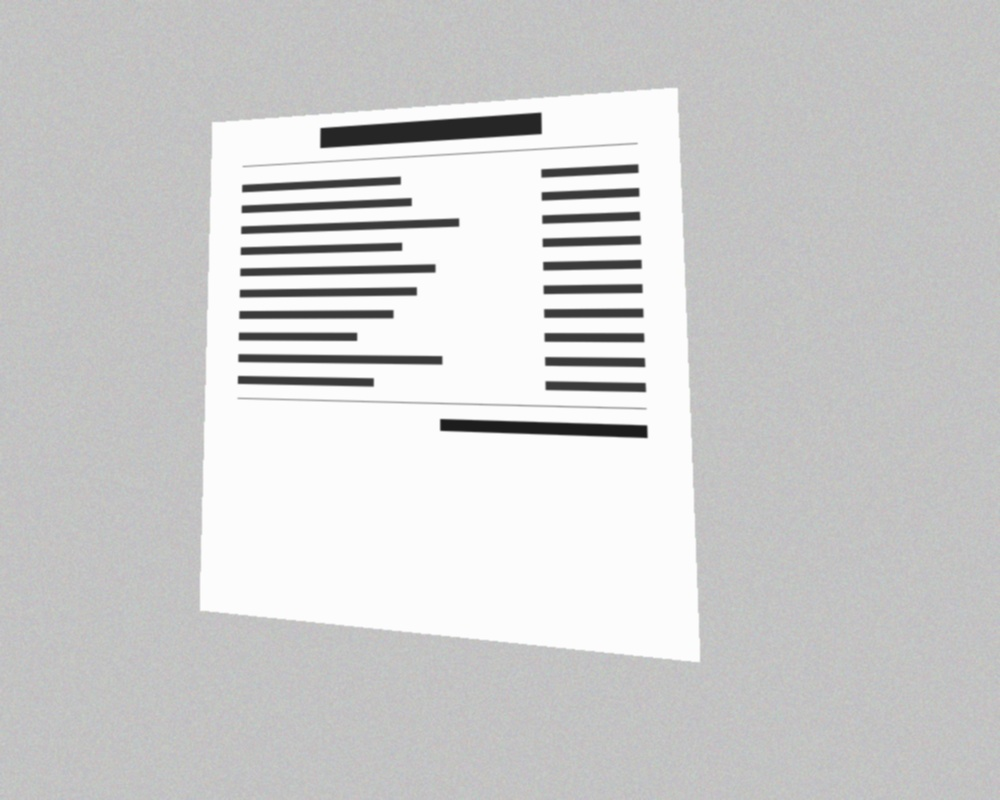
#> input picture sample_images/receipt.jpg, 1000 x 800 px
$ python main.py sample_images/receipt.jpg
#> lines starting #> are read from the running program, lines starting #| are printed output that depends on the picture; after the words box and inside, x2 and y2 are one past the last pixel; in counts of white or black regions, pixels touching at a corner belong together
### scanner.py
"""
Document Scanner & Enhancer
===========================
A computer vision tool that transforms photos of documents
into clean, readable scanned copies using OpenCV.

Applies concepts from:
- Module 1: Image representation, grayscale conversion
- Module 2: Gaussian blur, histogram equalization (CLAHE), morphological ops, gamma correction
- Module 3: Canny edge detection, contour detection
- Module 4: Adaptive thresholding for segmentation
"""

import cv2
import numpy as np
import os


class DocumentScanner:
    """Main class that handles the full document scanning pipeline."""

    def __init__(self):
        """Initialize scanner with default parameters."""
        self.original = None
        self.processed = None
        self.scan_modes = ["bw", "color", "sharp"]

    # ------------------------------------------------------------------ #
    #  Step 1 — Load and Resize                         (Module 1: Basics)
    # ------------------------------------------------------------------ #
    def load_image(self, image_path):
        """
        Load an image from disk and resize it for processing.
        Uses OpenCV's imread (Module 1 - Image I/O).
        """
        if not os.path.exists(image_path):
            raise FileNotFoundError(f"Image not found: {image_path}")

        self.original = cv2.imread(image_path)
        if self.original is None:
            raise ValueError(f"Could not read image: {image_path}")

        # Store original dimensions for later
        self.orig_h, self.orig_w = self.original.shape[:2]

        # Resize for faster processing (keep aspect ratio)
        self.ratio = self.orig_h / 500.0
        self.resized = self._resize(self.original, height=500)

        print(f"[+] Loaded image: {image_path} ({self.orig_w}x{self.orig_h})")
        return self.resized

    # ------------------------------------------------------------------ #
    #  Step 2 — Preprocess                    (Module 2: Enhancement,
    #                                          Module 3: Edge Detection)
    # ------------------------------------------------------------------ #
    def preprocess(self, image):
        """
        Convert to grayscale, apply blur, and detect edges.
        - Grayscale conversion (Module 1)
        - Gaussian blur for noise removal (Module 2 - Session 1)
        - Canny edge detection (Module 3 - Session 2)
        """
        # Convert to grayscale
        gray = cv2.cvtColor(image, cv2.COLOR_BGR2GRAY)

        # Gaussian blur to reduce noise (Module 2)
        blurred = cv2.GaussianBlur(gray, (5, 5), 0)

        # Canny edge detection (Module 3)
        edges = cv2.Canny(blurred, 50, 200)

        # Dilate edges to close small gaps (Module 2 - Morphological Ops)
        kernel = np.ones((3, 3), np.uint8)
        edges = cv2.dilate(edges, kernel, iterations=1)

        print("[+] Preprocessing complete: grayscale → blur → Canny edges → dilation")
        return edges

    # ------------------------------------------------------------------ #
    #  Step 3 — Find Document Boundary        (Module 3: Contour Detection)
    # ------------------------------------------------------------------ #
    def find_document(self, edges):
        """
        Find the largest 4-sided contour — this is likely the document.
        Uses contour detection and approximation (Module 3).
        """
        contours, _ = cv2.findContours(
            edges, cv2.RETR_EXTERNAL, cv2.CHAIN_APPROX_SIMPLE
        )

        # Sort contours by area (largest first)
        contours = sorted(contours, key=cv2.contourArea, reverse=True)[:5]

        doc_contour = None
        for contour in contours:
            # Approximate the contour to reduce number of points
            peri = cv2.arcLength(contour, True)
            approx = cv2.approxPolyDP(contour, 0.02 * peri, True)

            # If it has 4 points, it's likely a document
            if len(approx) == 4:
                doc_contour = approx
                print("[+] Document boundary found (4-point contour)")
                break

        if doc_contour is None:
            print("[!] No document boundary found — using full image")
            h, w = edges.shape[:2]
            doc_contour = np.array([
                [[0, 0]], [[w - 1, 0]], [[w - 1, h - 1]], [[0, h - 1]]
            ])

        return doc_contour

    # ------------------------------------------------------------------ #
    #  Step 4 — Perspective Transform               (Geometric Transform)
    # ------------------------------------------------------------------ #
    def perspective_transform(self, image, contour):
        """
        Warp the document region to a flat, top-down view using
        a 4-point perspective transform.
        """
        # Scale contour points back to original image size
        points = contour.reshape(4, 2) * self.ratio
        rect = self._order_points(points)

        (tl, tr, br, bl) = rect

        # Compute new width and height
        width_a = np.linalg.norm(br - bl)
        width_b = np.linalg.norm(tr - tl)
        max_width = int(max(width_a, width_b))

        height_a = np.linalg.norm(tr - br)
        height_b = np.linalg.norm(tl - bl)
        max_height = int(max(height_a, height_b))

        # Destination points for the transform
        dst = np.array([
            [0, 0],
            [max_width - 1, 0],
            [max_width - 1, max_height - 1],
            [0, max_height - 1]
        ], dtype="float32")

        # Compute and apply perspective transform matrix
        matrix = cv2.getPerspectiveTransform(rect, dst)
        warped = cv2.warpPerspective(image, matrix, (max_width, max_height))

        print(f"[+] Perspective transform applied ({max_width}x{max_height})")
        return warped

    # ------------------------------------------------------------------ #
    #  Step 5 — Enhance the Scanned Image     (Module 2: Enhancement,
    #                                          Module 4: Segmentation)
    # ------------------------------------------------------------------ #
    def enhance(self, image, mode="bw"):
        """
        Apply enhancement to make the scan look clean and readable.

        Modes:
            - 'bw'    : Black & white scan (adaptive threshold)
            - 'color' : Enhanced color scan (CLAHE + sharpening)
            - 'sharp' : High contrast sharpened output

        Uses:
            - CLAHE histogram equalization (Module 2 - Session 5)
            - Adaptive thresholding (Module 4 - Segmentation)
            - Morphological operations (Module 2 - Session 4)
            - Gamma correction / power-law transform (Module 2 - Session 3)
        """
        if mode == "bw":
            return self._enhance_bw(image)
        elif mode == "color":
            return self._enhance_color(image)
        elif mode == "sharp":
            return self._enhance_sharp(image)
        else:
            raise ValueError(f"Unknown mode: {mode}. Use 'bw', 'color', or 'sharp'.")

    def _enhance_bw(self, image):
        """Black & white scan using adaptive thresholding (Module 4)."""
        gray = cv2.cvtColor(image, cv2.COLOR_BGR2GRAY)

        # Remove noise with morphological opening (Module 2 - Session 4)
        kernel = np.ones((2, 2), np.uint8)
        gray = cv2.morphologyEx(gray, cv2.MORPH_OPEN, kernel)

        # Adaptive threshold for clean B&W output (Module 4 - Segmentation)
        thresh = cv2.adaptiveThreshold(
            gray, 255, cv2.ADAPTIVE_THRESH_GAUSSIAN_C,
            cv2.THRESH_BINARY, 11, 8
        )

        # Close small holes (Module 2 - Morphological Closing)
        thresh = cv2.morphologyEx(thresh, cv2.MORPH_CLOSE, kernel)

        print("[+] Enhancement applied: B&W scan (adaptive threshold + morphology)")
        return thresh

    # [38 lines left out: functions _enhance_color, _enhance_sharp, not called in this run]

    # ------------------------------------------------------------------ #
    #  Full Pipeline — Scan
    # ------------------------------------------------------------------ #
    def scan(self, image_path, mode="bw", output_dir="output"):
        """
        Run the complete scanning pipeline:
        1. Load image
        2. Preprocess (blur + edge detection)
        3. Find document boundary
        4. Perspective transform
        5. Enhance

        Args:
            image_path: Path to input image
            mode: Enhancement mode ('bw', 'color', 'sharp')
            output_dir: Directory to save results

        Returns:
            Dictionary with original, warped, and enhanced images
        """
        print("=" * 50)
        print(f"  Document Scanner — Processing: {os.path.basename(image_path)}")
        print("=" * 50)

        # Step 1: Load
        resized = self.load_image(image_path)

        # Step 2: Preprocess
        edges = self.preprocess(resized)

        # Step 3: Find document
        contour = self.find_document(edges)

        # Draw contour on a copy for visualization
        contour_img = resized.copy()
        cv2.drawContours(contour_img, [contour], -1, (0, 255, 0), 2)

        # Step 4: Perspective transform (on original resolution)
        warped = self.perspective_transform(self.original, contour)

        # Step 5: Enhance
        enhanced = self.enhance(warped, mode=mode)

        # Save results
        os.makedirs(output_dir, exist_ok=True)
        base_name = os.path.splitext(os.path.basename(image_path))[0]

        results = {
            "original": self.original,
            "edges": edges,
            "contour": contour_img,
            "warped": warped,
            "enhanced": enhanced,
        }

        # Save the enhanced (final) output
        output_path = os.path.join(output_dir, f"{base_name}_scanned_{mode}.jpg")
        cv2.imwrite(output_path, enhanced)
        print(f"\n[✓] Saved scanned output: {output_path}")

        # Also save intermediate steps for the report
        cv2.imwrite(os.path.join(output_dir, f"{base_name}_edges.jpg"), edges)
        cv2.imwrite(os.path.join(output_dir, f"{base_name}_contour.jpg"), contour_img)
        cv2.imwrite(os.path.join(output_dir, f"{base_name}_warped.jpg"), warped)

        print(f"[✓] Saved intermediate steps to {output_dir}/")
        print("=" * 50)

        return results

    # ------------------------------------------------------------------ #
    #  Helper Methods
    # ------------------------------------------------------------------ #
    def _resize(self, image, height=500):
        """Resize image while maintaining aspect ratio."""
        ratio = height / image.shape[0]
        dim = (int(image.shape[1] * ratio), height)
        return cv2.resize(image, dim, interpolation=cv2.INTER_AREA)

    def _order_points(self, pts):
        """
        Order 4 points as: top-left, top-right, bottom-right, bottom-left.
        Needed for correct perspective transform.
        """
        rect = np.zeros((4, 2), dtype="float32")

        s = pts.sum(axis=1)
        rect[0] = pts[np.argmin(s)]   # top-left has smallest sum
        rect[2] = pts[np.argmax(s)]   # bottom-right has largest sum

        d = np.diff(pts, axis=1)
        rect[1] = pts[np.argmin(d)]   # top-right has smallest difference
        rect[3] = pts[np.argmax(d)]   # bottom-left has largest difference

        return rect

    # [12 lines left out: function _gamma_correction, not called in this run]

### main.py
"""
Document Scanner & Enhancer — Main Entry Point
================================================
Usage:
    python main.py <image_path> [--mode bw|color|sharp] [--no-display]

Examples:
    python main.py sample_images/receipt.jpg
    python main.py sample_images/notes.jpg --mode color
    python main.py sample_images/document.jpg --mode sharp --no-display
"""

import sys
import os
import argparse
import cv2
from scanner import DocumentScanner


def main():
    # Parse command-line arguments
    parser = argparse.ArgumentParser(
        description="Document Scanner & Enhancer — Turn photos into clean scans"
    )
    parser.add_argument(
        "image",
        help="Path to the document image"
    )
    parser.add_argument(
        "--mode",
        choices=["bw", "color", "sharp"],
        default="bw",
        help="Enhancement mode: bw (default), color, or sharp"
    )
    parser.add_argument(
        "--output",
        default="output",
        help="Output directory (default: output/)"
    )
    parser.add_argument(
        "--no-display",
        action="store_true",
        help="Skip displaying the result windows"
    )
    parser.add_argument(
        "--all-modes",
        action="store_true",
        help="Generate output in all 3 modes (bw, color, sharp)"
    )

    args = parser.parse_args()

    # Validate input
    if not os.path.exists(args.image):
        print(f"Error: File not found: {args.image}")
        sys.exit(1)

    # Create scanner
    scanner = DocumentScanner()

    if args.all_modes:
        # Run all 3 enhancement modes
        for mode in ["bw", "color", "sharp"]:
            print()
            scanner.scan(args.image, mode=mode, output_dir=args.output)
    else:
        # Run single mode
        results = scanner.scan(args.image, mode=args.mode, output_dir=args.output)
#> in load_image, self.original is the input picture: shape (800, 1000, 3); mean B, G, R 205.5, 205.6, 205.6
#| [+] Loaded image: sample_images/receipt.jpg (1000x800)
#> in preprocess, `edges = cv2.Canny(blurred, 50, 200)`:
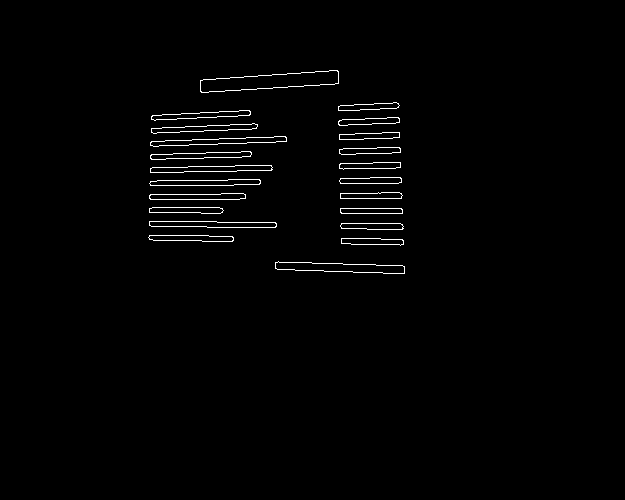
#> edges: shape (500, 625); 1.3% white in thin lines or dots, all inside (x1, y1, x2, y2) = (148, 70, 405, 274)
#> in preprocess, `edges = cv2.dilate(edges, kernel, iterations=1)`:
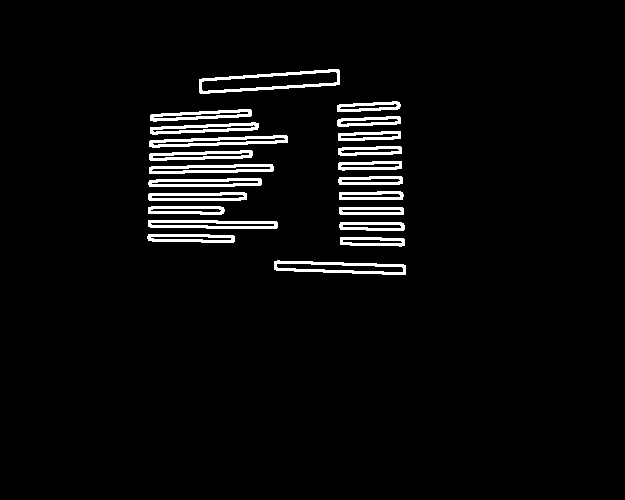
#> edges: shape (500, 625); 4% white; 22 white regions
#> in find_document, `contours, _ = cv2.findContours( edges, cv2.RETR_EXTERNAL, cv2.CHAIN_AP..`: contours = 22 contours; largest, box (x1, y1, x2, y2) and area: (199, 69, 340, 94) 2114, (274, 260, 406, 275) 1268, (149, 135, 288, 148) 966, (148, 220, 278, 229) 912, (149, 164, 274, 174) 866
#> in find_document, `contours = sorted(contours, key=cv2.contourArea, reverse=True)[:5]`: contours = 5 contours; box (x1, y1, x2, y2) and area: (199, 69, 340, 94) 2114, (274, 260, 406, 275) 1268, (149, 135, 288, 148) 966, (148, 220, 278, 229) 912, (149, 164, 274, 174) 866
#> the loop in find_document, `for contour in contours:` made 1 pass
#> (peri, doc_contour) on pass 1: (315.7, [[339, 70], [202, 78], [199, 92], [335, 85]])
#> (printed output is left out)
#> in scan, `contour = self.find_document(edges)`: contour = [[339, 70], [202, 78], [199, 92], [335, 85]]
#> in scan, `cv2.drawContours(contour_img, [contour], -1, (0, 255, 0), 2)`:
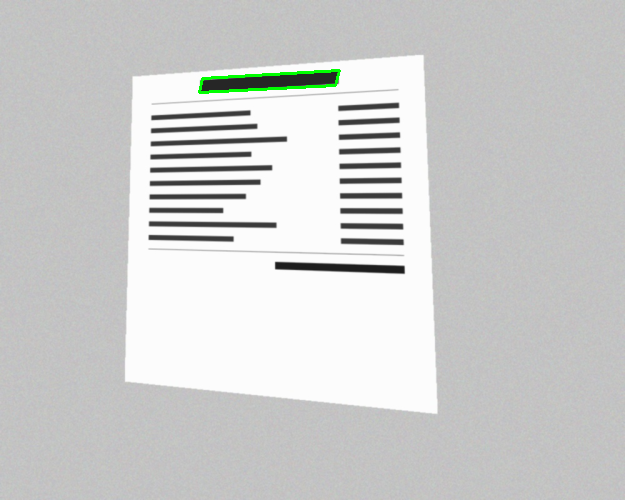
#> contour_img: shape (500, 625, 3); mean B, G, R 205, 205.8, 205
#> in perspective_transform, `points = contour.reshape(4, 2) * self.ratio`: points = [[542.4, 112], [323.2, 124.8], [318.4, 147.2], [536, 136]]
#> in _order_points, `s = pts.sum(axis=1)`: s = [654.4, 448, 465.6, 672]
#> in _order_points, `d = np.diff(pts, axis=1)`: d = [-430.4, -198.4, -171.2, -400]
#> in perspective_transform, `rect = self._order_points(points)`: rect = [[323.2, 124.8], [542.4, 112], [536, 136], [318.4, 147.2]]
#> in perspective_transform, `(tl, tr, br, bl) = rect`: tl = [323.2, 124.8]; tr = [542.4, 112]; br = [536, 136]; bl = [318.4, 147.2]
#> in perspective_transform, `width_a = np.linalg.norm(br - bl)`: width_a = 217.9
#> in perspective_transform, `width_b = np.linalg.norm(tr - tl)`: width_b = 219.6
#> in perspective_transform, `max_width = int(max(width_a, width_b))`: max_width = 219
#> in perspective_transform, `height_a = np.linalg.norm(tr - br)`: height_a = 24.84
#> in perspective_transform, `height_b = np.linalg.norm(tl - bl)`: height_b = 22.91
#> in perspective_transform, `max_height = int(max(height_a, height_b))`: max_height = 24
#> in perspective_transform, `dst = np.array([ [0, 0], [max_width - 1, 0], [max_width - 1, max_heigh..`: dst = [[0, 0], [218, 0], [218, 23], [0, 23]]
#> in perspective_transform, `matrix = cv2.getPerspectiveTransform(rect, dst)`: matrix = [[1.16, 0.249, -407.3], [0.0653, 1.12, -160.7], [0.000327, -0.000193, 1]]
#> in perspective_transform, `warped = cv2.warpPerspective(image, matrix, (max_width, max_height))`:
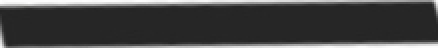
#> warped: shape (24, 219, 3) (shown 2 times larger); mean B, G, R 67, 67, 67
#| [+] Perspective transform applied (219x24)
#> in _enhance_bw, `gray = cv2.morphologyEx(gray, cv2.MORPH_OPEN, kernel)`:
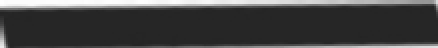
#> gray: shape (24, 219) (shown 2 times larger); min 36, max 254, mean 68.2
#> in _enhance_bw, `thresh = cv2.adaptiveThreshold( gray, 255, cv2.ADAPTIVE_THRESH_GAUSSIA..`:
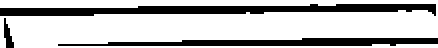
#> thresh: shape (24, 219) (shown 2 times larger); 74% white; 3 black regions, box (x1, y1, x2, y2) and area: (0, 2, 218, 8) 807, (29, 19, 219, 23) 521, (2, 9, 7, 24) 41
#> in _enhance_bw, `thresh = cv2.morphologyEx(thresh, cv2.MORPH_CLOSE, kernel)`:
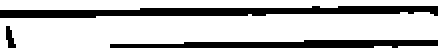
#> thresh: shape (24, 219) (shown 2 times larger); 74.6% white; 3 black regions, box (x1, y1, x2, y2) and area: (0, 3, 219, 9) 810, (55, 20, 219, 24) 493, (3, 13, 8, 24) 34
#> results = 5 items

        # Display results if not suppressed
        if not args.no_display:
            display_results(results)


def display_results(results):
    """Show original vs scanned side by side using OpenCV windows."""
    print("\n[i] Displaying results. Press any key to close.\n")

    # Resize for display
    def resize_for_display(img, max_height=600):
        h, w = img.shape[:2]
        if h > max_height:
            ratio = max_height / h
            img = cv2.resize(img, (int(w * ratio), max_height))
        return img

    original = resize_for_display(results["original"])
    cv2.imshow("1 - Original", original)

    edges = resize_for_display(results["edges"])
    cv2.imshow("2 - Edge Detection", edges)

    contour = resize_for_display(results["contour"])
    cv2.imshow("3 - Document Detected", contour)

    enhanced = resize_for_display(results["enhanced"])
    cv2.imshow("4 - Final Scanned Output", enhanced)

    cv2.waitKey(0)
    cv2.destroyAllWindows()


if __name__ == "__main__":
    main()
